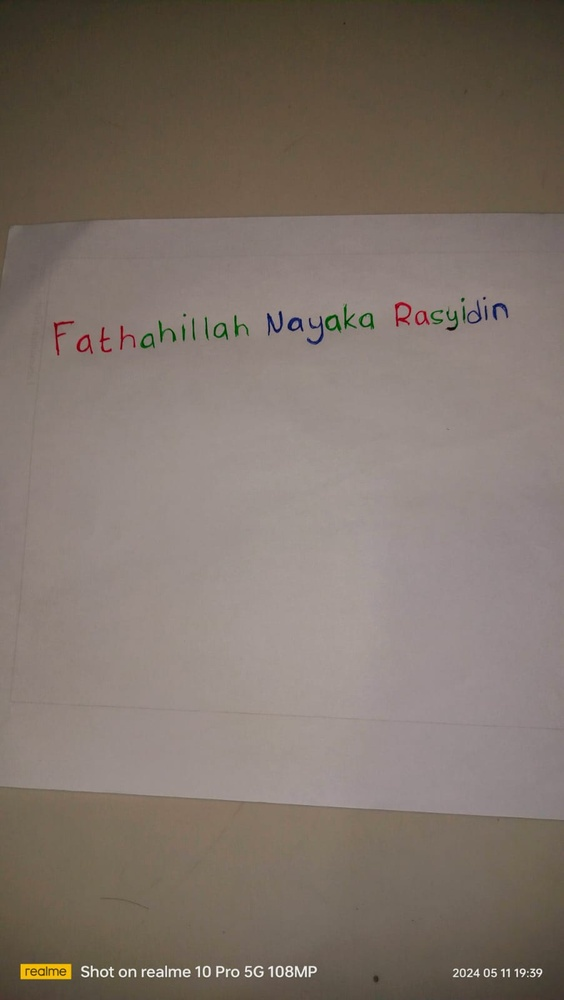
#> input picture nama1.jpg, 564 x 1000 px, shrunk from 902 x 1600 before the run
$ jupyter execute Untitled.ipynb
#> lines starting #> are read from the running program, lines starting #| are printed output that depends on the picture; after the words box and inside, x2 and y2 are one past the last pixel; in counts of white or black regions, pixels touching at a corner belong together
[cell 1]
import cv2
import matplotlib.pyplot as plt
import numpy as np

import cv2: Ini mengimpor modul OpenCV, yang sering digunakan untuk bekerja dengan gambar, pemrosesan video, dan penglihatan komputer.

import matplotlib.pyplot as plt: Ini mengimpor modul pyplot dari pustaka Matplotlib, yang digunakan untuk membuat plot dan visualisasi data. Biasanya, modul ini diimpor dengan alias plt untuk memudahkan penggunaan.

import numpy as np: Ini mengimpor modul NumPy, yang merupakan pustaka populer untuk komputasi numerik di Python. NumPy digunakan untuk bekerja dengan array dan matriks, serta menyediakan fungsi-fungsi matematika yang kuat.

[cell 2]
foto2 = cv2.imread("nama1.jpg")
#> foto2 is the input picture: shape (1000, 564, 3); mean B, G, R 106.7, 115.5, 127.5

Menampilkan gambar

[cell 3]
foto2 = cv2.cvtColor(foto2, cv2.COLOR_BGR2RGB)
(baris, kolom) = foto2.shape[:2]
#> baris = 1000; kolom = 564
plt.imshow(foto2)

cv2.cvtColor(foto, cv2.COLOR_BGR2RGB): Mengonversi gambar foto dari ruang warna BGR (yang umum digunakan oleh OpenCV) menjadi ruang warna RGB. Langkah ini diperlukan karena Matplotlib mengharapkan gambar dalam format RGB.

(baris, kolom) = foto.shape[:2]: Mengambil dimensi gambar (foto). Atribut .shape dari array gambar mengembalikan tuple (baris, kolom, saluran), di mana baris adalah tinggi gambar, kolom adalah lebarnya, dan saluran mewakili saluran warna (misalnya, 3 untuk RGB).

plt.imshow(foto): Menampilkan gambar menggunakan fungsi imshow dari Matplotlib.


[cell 4]
for x in range(baris):
    for y in range(kolom):
        max1=0
        max2=0
        for z in range(3):
            if(max1==0):
                max1=foto2[x,y,z]
                imax1=z
            elif(max1<foto2[x,y,z]):
                max1=foto2[x,y,z]
                imax1=z
            elif(max2<foto2[x,y,z]):
                max2=foto2[x,y,z]
                imax2=z
        if((foto2[x,y,imax1]-foto2[x,y,imax2])>10):
            foto2[x,y,imax1]=foto2[x,y,imax1]-foto2[x,y,imax2]/2
            for z in range(3):
                if(z!=imax1):
                    foto2[x,y,z]=0
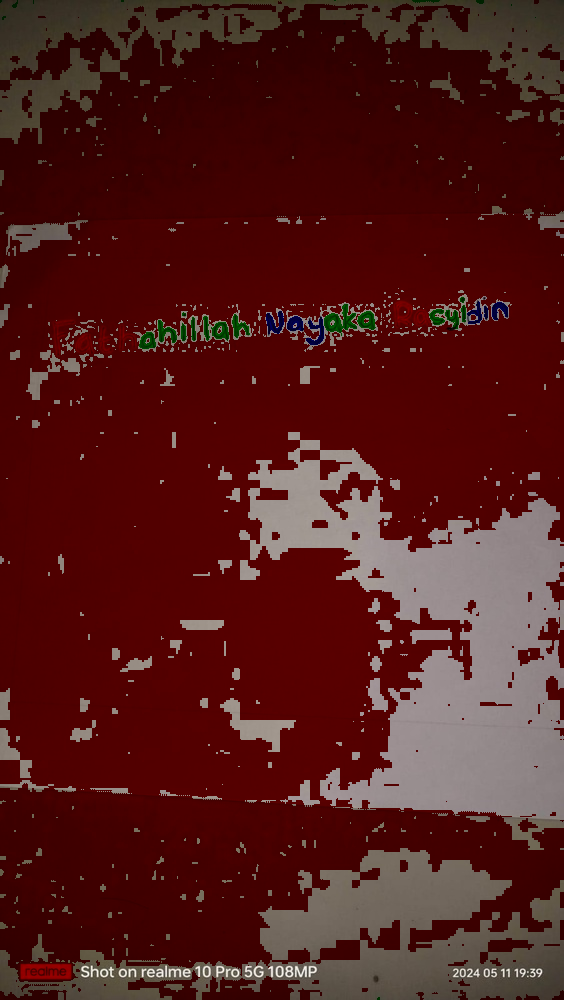
#> foto2: shape (1000, 564, 3); mean R, G, B 83.1, 27.8, 25.9
#> after the loop, imax1 = 0; imax2 = 1

plt.imshow(foto2)

Anda menggunakan dua loop bersarang (for x in range(baris) dan for y in range(kolom)) untuk mengakses setiap piksel dalam gambar.

Di dalam loop tersebut, Anda mencari dua nilai terbesar (max1 dan max2) dari nilai warna dalam saluran warna (R, G, B) di setiap piksel.

Kemudian, Anda membandingkan kedua nilai tersebut. Jika perbedaan antara nilai terbesar pertama dan kedua lebih besar dari 10, Anda mengurangi setengah dari nilai terbesar kedua dari nilai terbesar pertama.

Setelah itu, Anda mengatur nilai-nilai dalam saluran warna selain saluran warna dengan nilai terbesar menjadi 0.

Terakhir, Anda menampilkan gambar yang sudah dimodifikasi menggunakan plt.imshow(foto).

[cell 5]
merah=foto2[:,:,0]#merah
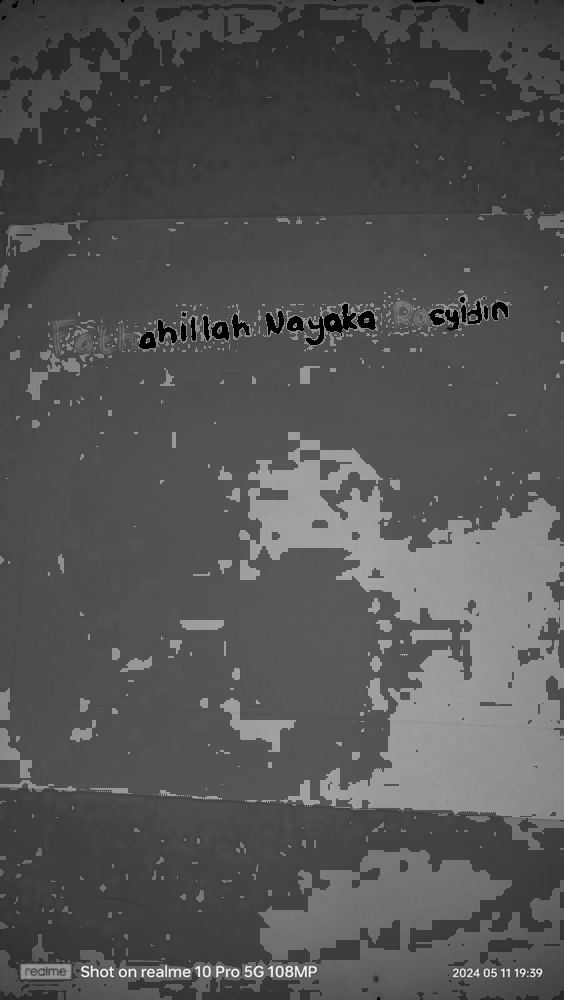
#> merah: shape (1000, 564); min 0, max 255, mean 83.1
plt.imshow(merah, cmap='gray')
plt.colorbar()
plt.show()

merah = foto2[:,:,0]: Ini adalah ekstraksi saluran warna merah dari gambar. Dalam representasi warna BGR, saluran merah adalah saluran pertama (indeks 0).

plt.imshow(merah, cmap='gray'): Ini menampilkan citra keabuan (grayscale) dari saluran merah yang diekstraksi sebelumnya menggunakan imshow. Parameter cmap='gray' mengonfigurasi colormap untuk menghasilkan gambar dalam skala abu-abu.

plt.colorbar(): Ini menambahkan bar warna di sisi kanan plot untuk memberikan referensi nilai intensitas warna pada gambar grayscale.

plt.show(): Ini menampilkan plot ke layar.

[cell 6]
hijau = foto2[:,:,1]#hijau
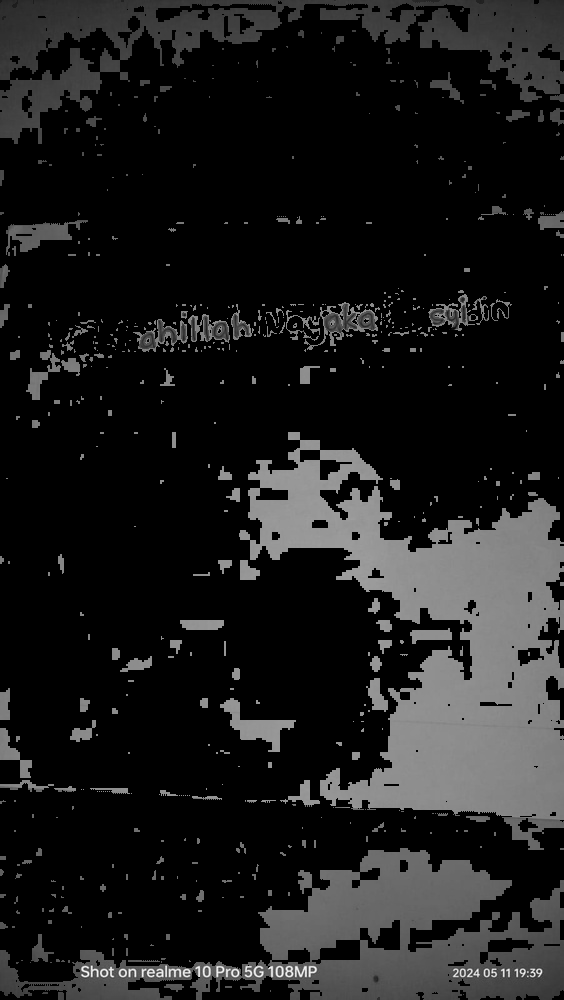
#> hijau: shape (1000, 564); min 0, max 255, mean 27.8
plt.imshow(hijau, cmap='gray')
plt.colorbar()
plt.show()
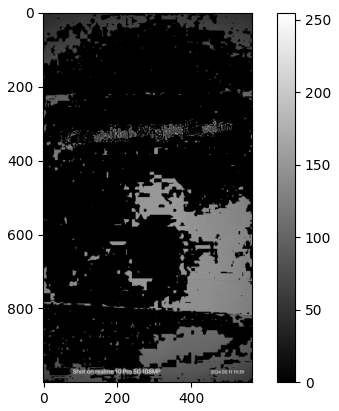
#> figure drawn by matplotlib, 2 panels

hijau = foto2[:,:,1]: Ini adalah ekstraksi saluran warna hijau dari gambar. Dalam representasi warna BGR, saluran hijau adalah saluran kedua (indeks 1).

plt.imshow(hijau, cmap='gray'): Ini menampilkan citra keabuan (grayscale) dari saluran hijau yang diekstraksi sebelumnya menggunakan imshow. Parameter cmap='gray' mengonfigurasi colormap untuk menghasilkan gambar dalam skala abu-abu.

plt.colorbar(): Ini menambahkan bar warna di sisi kanan plot untuk memberikan referensi nilai intensitas warna pada gambar grayscale.

plt.show(): Ini menampilkan plot ke layar.

[cell 7]
biru=foto2[:,:,2] #Biru
plt.imshow(biru, cmap='gray')
plt.colorbar()
plt.show()

biru = foto2[:,:,2]: Ini adalah ekstraksi saluran warna biru dari gambar. Dalam representasi warna BGR, saluran biru adalah saluran ketiga (indeks 2).

plt.imshow(biru, cmap='gray'): Ini menampilkan citra keabuan (grayscale) dari saluran biru yang diekstraksi sebelumnya menggunakan imshow. Parameter cmap='gray' mengonfigurasi colormap untuk menghasilkan gambar dalam skala abu-abu.

plt.colorbar(): Ini menambahkan bar warna di sisi kanan plot untuk memberikan referensi nilai intensitas warna pada gambar grayscale.

plt.show(): Ini menampilkan plot ke layar.

[cell 8]
merah=foto2[:,:,0] #Merah
hijau=foto2[:,:,1] #Hijau
biru=foto2[:,:,2] #Biru

fig, axs= plt.subplots(3,2, figsize=(15,5))
axs[0,0].imshow(merah, cmap='gray')
axs[0,1].hist(merah.ravel(), 256, [0,256])
axs[1,0].imshow(hijau, cmap='gray')
axs[1,1].hist(hijau.ravel(), 256, [0,256])
axs[2,0].imshow(biru,cmap='gray')
axs[2,1].hist(biru.ravel(), 256, [0,256])
plt.show()
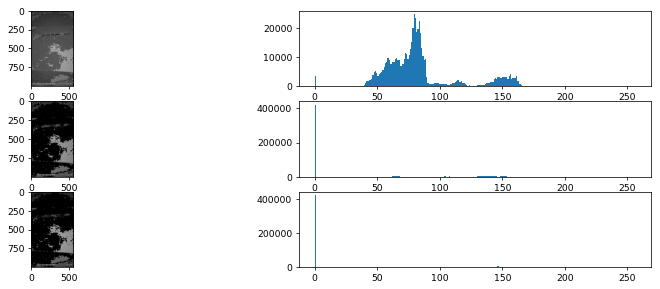
#> figure drawn by matplotlib, 6 panels; panel 2: tallest bar 24599 high, from x = 79 to 80; panel 4: tallest bar 421265 high, from x = 0 to 1; panel 6: tallest bar 422617 high, from x = 0 to 1

merah = foto2[:,:,0]: Ini adalah ekstraksi saluran warna merah dari gambar.

hijau = foto2[:,:,1]: Ini adalah ekstraksi saluran warna hijau dari gambar.

biru = foto2[:,:,2]: Ini adalah ekstraksi saluran warna biru dari gambar.

fig, axs = plt.subplots(3, 2, figsize=(15, 5)): Ini membuat subplot dengan tiga baris dan dua kolom, sehingga akan ada tiga subplot untuk setiap saluran warna. fig adalah objek gambar dan axs adalah array dari axes.

axs[0,0].imshow(merah, cmap='gray'): Ini menampilkan citra keabuan saluran merah di subplot pertama (indeks baris 0, kolom 0).

axs[0,1].hist(merah.ravel(), 256, [0,256]): Ini menampilkan histogram untuk saluran merah di subplot pertama (indeks baris 0, kolom 1). Histogram menggambarkan distribusi intensitas piksel dalam citra.

Langkah-langkah 5 dan 6 di atas diulangi untuk saluran hijau dan biru.

plt.show(): Ini menampilkan semua subplot ke layar.

[cell 9]
gray = cv2.cvtColor(foto2, cv2.COLOR_RGB2GRAY)
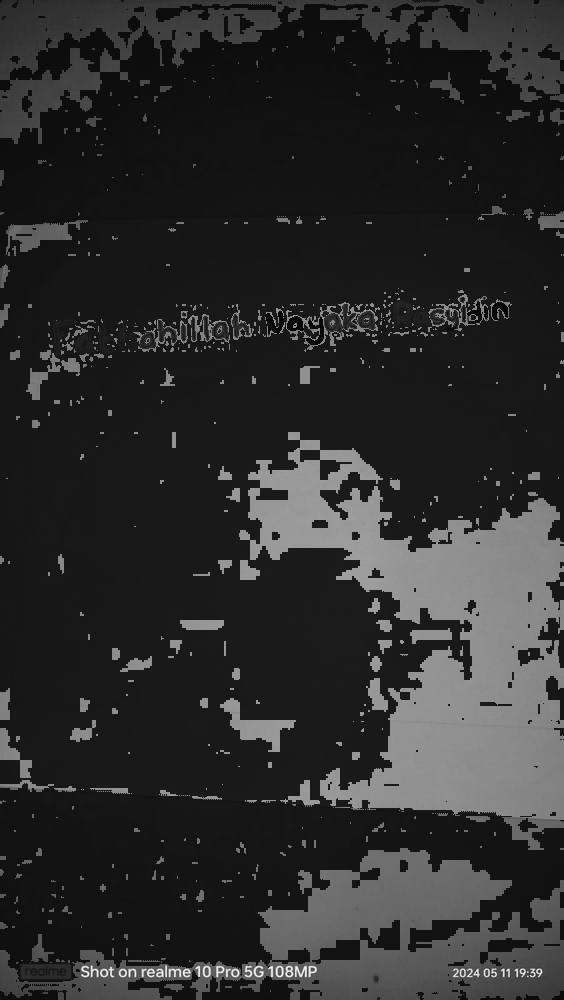
#> gray: shape (1000, 564); min 2, max 254, mean 44.2
fig, axs = plt.subplots (2, 2, figsize=(10,10))

(thresh, binary1) = cv2.threshold(gray, 0, 0, cv2.THRESH_BINARY)
#> binary1: shape (1000, 564); every value is 0
axs[0,0].imshow(binary1, cmap = 'gray')
axs[0,0].set_title('NONE')

(thresh, binary2) = cv2.threshold(gray, 10, 255, cv2.THRESH_BINARY)
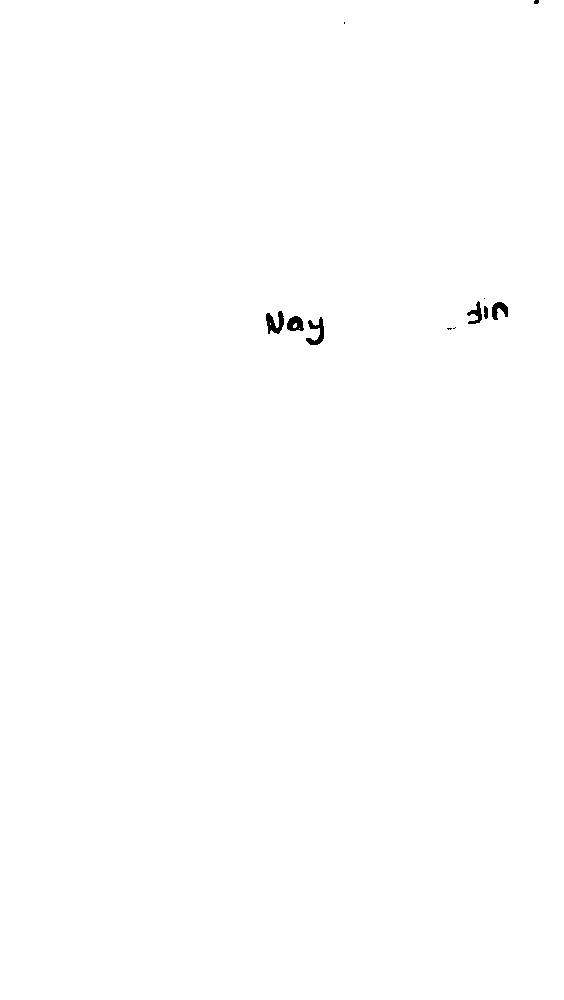
#> binary2: shape (1000, 564); 99.8% white; 11 black regions (5 under 20 px), largest, box (x1, y1, x2, y2) and area: (266, 311, 284, 334) 239, (306, 317, 324, 345) 227, (287, 316, 304, 331) 184, (492, 302, 508, 320) 171, (467, 301, 482, 324) 149, (484, 306, 488, 319) 45
axs[0,1].imshow(binary2, cmap = 'binary')
axs[0,1].set_title('BLUE')

(thresh, binary3) = cv2.threshold(gray, 50, 255, cv2.THRESH_BINARY)
#> binary3: shape (1000, 564); 24.3% white; 608 white regions (462 under 20 px), largest, box (x1, y1, x2, y2) and area: (239, 432, 564, 850) 58008, (0, 848, 564, 1000) 36479, (0, 0, 564, 144) 23913
axs[1,0].imshow(binary3, cmap = 'binary')
axs[1,0].set_title('RED-BLUE')

(thresh, binary4) = cv2.threshold(gray, 90, 255, cv2.THRESH_BINARY)
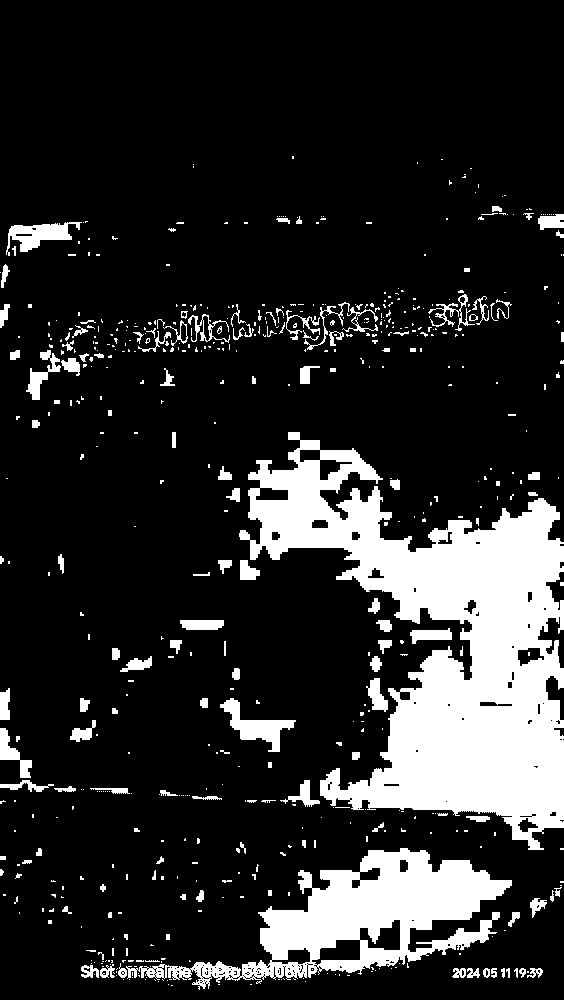
#> binary4: shape (1000, 564); 16.8% white; 593 white regions (449 under 20 px), largest, box (x1, y1, x2, y2) and area: (239, 432, 564, 850) 58008, (126, 848, 512, 990) 19135, (220, 698, 296, 752) 1391
axs[1,1].imshow(binary4, cmap = 'binary')
axs[1,1].set_title('RED-GREEN-BLUE')

gray = cv2.cvtColor(foto2, cv2.COLOR_RGB2GRAY): Mengonversi gambar foto2 dari ruang warna RGB menjadi citra keabuan menggunakan fungsi cv2.cvtColor.

fig, axs = plt.subplots(2, 2, figsize=(10, 10)): Membuat subplot dengan dua baris dan dua kolom untuk menampilkan empat citra biner.

Pada setiap subplot:

cv2.threshold(gray, threshold_value, max_value, threshold_type) digunakan untuk menerapkan thresholding pada citra keabuan.
threshold_value adalah nilai ambang yang digunakan untuk membagi piksel menjadi dua kelas (hitam atau putih).
max_value adalah nilai yang akan diberikan pada piksel yang melebihi nilai ambang (biasanya 255 untuk citra biner).
threshold_type adalah jenis thresholding yang akan dilakukan (dalam kasus ini, cv2.THRESH_BINARY).
axs[i, j].imshow(binary, cmap='binary') menampilkan citra biner pada subplot yang sesuai.
axs[i, j].set_title('Title') menambahkan judul pada setiap subplot.
plt.show(): Menampilkan semua subplot ke layar.


[cell 10]
r = foto2[:, :, 0]
g = foto2[:, :, 1]
b = foto2[:, :, 2]
color_image = cv2.imread('rayyan.jpeg')

histogram_biru = cv2.calcHist([b], [0], None, [256], [0, 256])
#> histogram_biru = 256 values, max 422617 at index 0, min 0 at index 1, mean 2203.1
histogram_hijau = cv2.calcHist([g], [0], None, [256], [0, 256])
#> histogram_hijau = 256 values, max 421265 at index 0, min 0 at index 3, mean 2203.1
histogram_merah = cv2.calcHist([r], [0], None, [256], [0, 256])
#> histogram_merah = 256 values, max 24599 at index 79, min 0 at index 1, mean 2203.1
histogram_warna = cv2.calcHist([color_image], [0], None, [256], [0, 256])
#> histogram_warna = 256 values from 0 to 0

plt.figure(figsize=(12, 8))
plt.subplot(2, 2, 1)  # Subplot 1 (atas kiri)
plt.plot(histogram_biru, color='b')
plt.title('Histogram Biru')
plt.xlim([0, 256])

plt.subplot(2, 2, 2)  # Subplot 2 (atas kanan)
plt.plot(histogram_hijau, color='g')
plt.title('Histogram Hijau')
plt.xlim([0, 256])

plt.subplot(2, 2, 3)  # Subplot 3 (bawah kiri)
plt.plot(histogram_merah, color='r')
plt.title('Histogram Merah')
plt.xlim([0, 256])


plt.subplot(2, 2, 4)  # Subplot 4 (bawah kanan)
plt.plot(histogram_warna.flatten(), color='gray')  # Flatten histogram multi-dimensi
plt.title('Histogram Warna')
plt.xlim([0, 256])
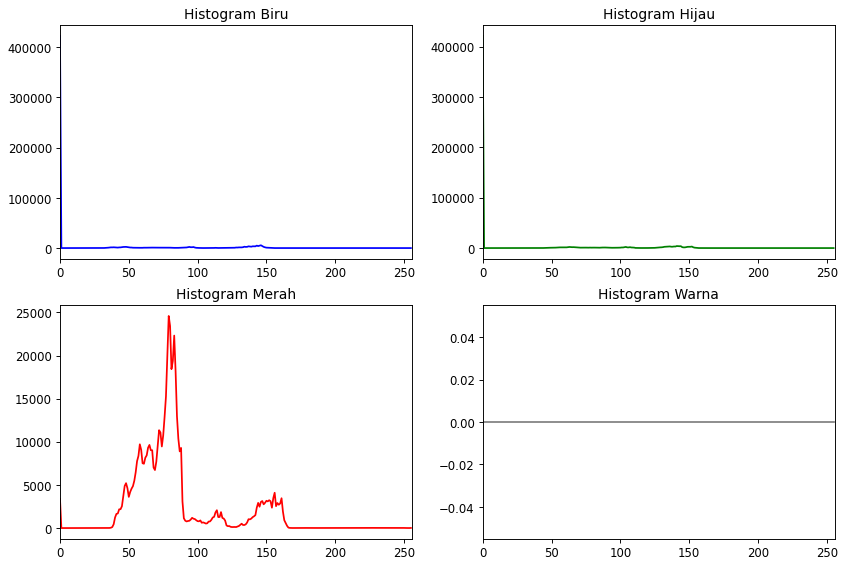
#> figure drawn by matplotlib, 4 panels; panel 1: curve peaks at x = 0, y = 422617; panel 2: curve peaks at x = 0, y = 421265; panel 3: curve peaks at x = 79, y = 24599
